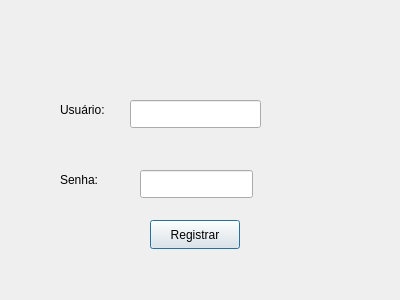
<?xml version="1.0" encoding="UTF-8"?>
<ui version="4.0">
 <class>RegisterDialog</class>
 <widget class="QDialog" name="RegisterDialog">
  <property name="geometry">
   <rect>
    <x>0</x>
    <y>0</y>
    <width>400</width>
    <height>300</height>
   </rect>
  </property>
  <property name="windowTitle">
   <string>Dialog</string>
  </property>
  <widget class="QLineEdit" name="lineEditUsername">
   <property name="geometry">
    <rect>
     <x>130</x>
     <y>100</y>
     <width>131</width>
     <height>28</height>
    </rect>
   </property>
   <property name="text">
    <string/>
   </property>
  </widget>
  <widget class="QLineEdit" name="lineEditPassword">
   <property name="geometry">
    <rect>
     <x>140</x>
     <y>170</y>
     <width>113</width>
     <height>28</height>
    </rect>
   </property>
   <property name="text">
    <string/>
   </property>
  </widget>
  <widget class="QPushButton" name="btnRegister">
   <property name="geometry">
    <rect>
     <x>150</x>
     <y>220</y>
     <width>90</width>
     <height>29</height>
    </rect>
   </property>
   <property name="text">
    <string>Registrar</string>
   </property>
  </widget>
  <widget class="QLabel" name="labelUsername">
   <property name="geometry">
    <rect>
     <x>60</x>
     <y>100</y>
     <width>63</width>
     <height>20</height>
    </rect>
   </property>
   <property name="text">
    <string>Usuário:</string>
   </property>
  </widget>
  <widget class="QLabel" name="label_2">
   <property name="geometry">
    <rect>
     <x>60</x>
     <y>170</y>
     <width>63</width>
     <height>20</height>
    </rect>
   </property>
   <property name="text">
    <string>Senha:</string>
   </property>
  </widget>
 </widget>
 <resources/>
 <connections/>
</ui>
